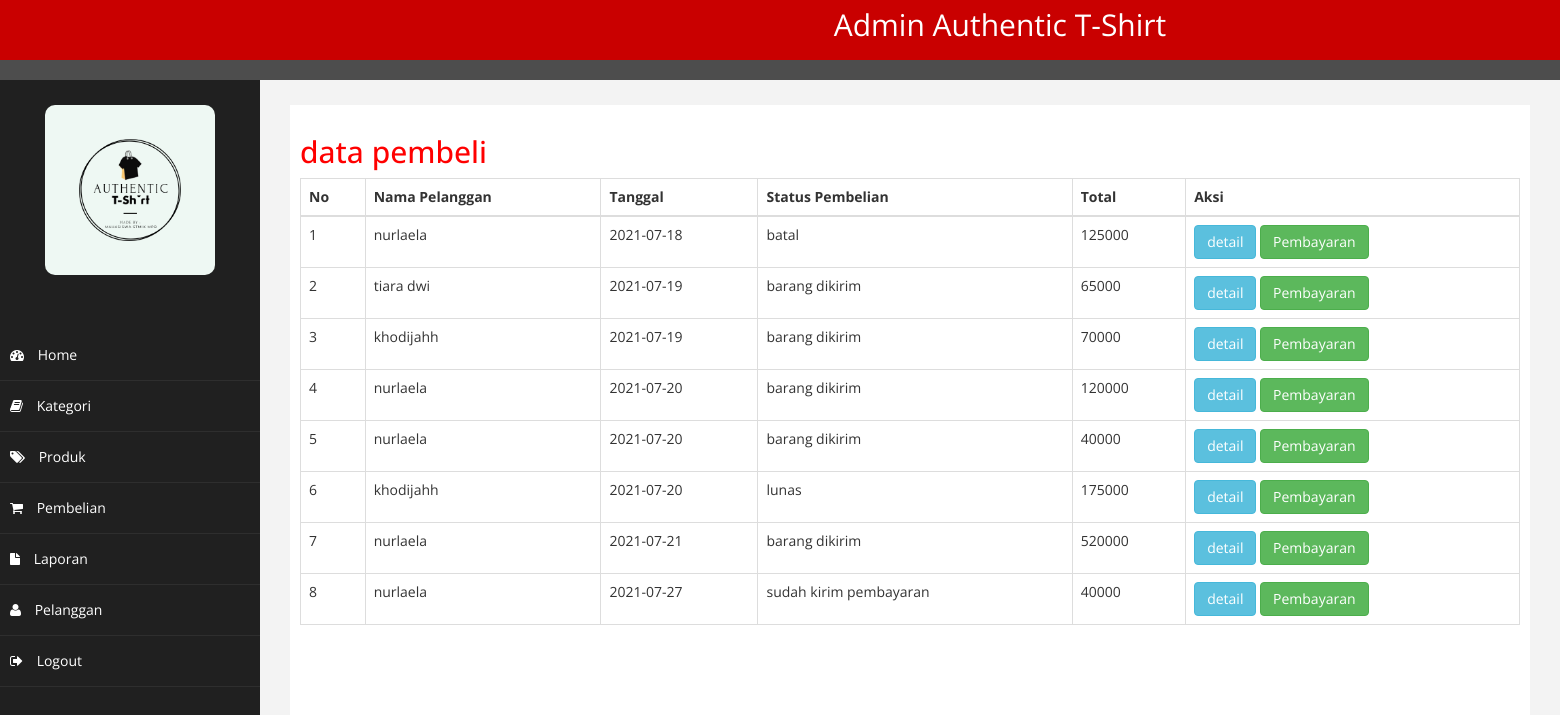
Page /admin/index.php?halaman=pembelian (signed in) on the committed database.
### tables this page shows
CREATE TABLE `pembelian` (
  `id_pembelian` int(11) NOT NULL,
  `id_pelanggan` int(11) NOT NULL,
  `id_ongkir` int(11) NOT NULL,
  `tanggal_pembelian` date NOT NULL,
  `total_pembelian` int(11) NOT NULL,
  `nama_kota` varchar(100) NOT NULL,
  `tarif` int(11) NOT NULL,
  `alamat_pengiriman` text NOT NULL,
  `status_pembelian` varchar(100) NOT NULL DEFAULT 'pending',
  `resi_pengiriman` varchar(50) NOT NULL
);

CREATE TABLE `pelanggan` (
  `id_pelanggan` int(11) NOT NULL,
  `email_pelanggan` varchar(100) NOT NULL,
  `password_pelanggan` varchar(50) NOT NULL,
  `nama_pelanggan` varchar(100) NOT NULL,
  `telepon_pelanggan` varchar(25) NOT NULL,
  `alamat_pelanggan` text NOT NULL
);

### admin/pembelian.php (the view)
<h2>data pembeli</h2>
<table class="table table-bordered">
	<thead>
		<tr>
			<th>No</th>
			<th>Nama Pelanggan</th>
			<th>Tanggal</th>
			<th>Status Pembelian</th>
			<th>Total</th>
			<th>Aksi</th>
		</tr>
	</thead>
	<tbody>
		<?php $nomor=1; ?>
		<?php $ambil=$koneksi->query("SELECT * FROM pembelian JOIN pelanggan ON pembelian.id_pelanggan
		=pelanggan.id_pelanggan");?>
		<?php while($pecah=$ambil->fetch_assoc()){?>
		<tr>
			<td><?php echo $nomor; ?></td>
			<td><?php echo $pecah['nama_pelanggan']; ?></td>
			<td><?php echo $pecah['tanggal_pembelian']; ?></td>
			<td><?php echo $pecah['status_pembelian']; ?></td>
			<td><?php echo $pecah['total_pembelian']; ?></td>
			<td>
				<a href="index.php?halaman=detail&id=<?php echo $pecah['id_pembelian']; ?>"
				class="btn btn-info">detail</a>
				<?php if ($pecah['status_pembelian']!=="pending"): ?>
					<a href="index.php?halaman=pembayaran&id=<?php echo $pecah['id_pembelian']?>" class="btn btn-success">Pembayaran</a>
				<?php endif ?>
			</td>
		</tr>
		<?php $nomor++; ?>
		<?php } ?>
	</tbody>
</table>

### admin/assets/css/custom.css (style rules this page uses)
body { font-family: 'Open Sans', sans-serif; }
h2 { color: #f00; }

### rows in the picture
pembelian: id_pelanggan.nama_pelanggan "nurlaela", tanggal_pembelian "2021-07-18", status_pembelian "batal", total_pembelian "125000"
pembelian: id_pelanggan.nama_pelanggan "tiara dwi", tanggal_pembelian "2021-07-19", status_pembelian "barang dikirim", total_pembelian "65000"
pembelian: id_pelanggan.nama_pelanggan "khodijahh", tanggal_pembelian "2021-07-19", status_pembelian "barang dikirim", total_pembelian "70000"
pembelian: id_pelanggan.nama_pelanggan "nurlaela", tanggal_pembelian "2021-07-20", status_pembelian "barang dikirim", total_pembelian "120000"
pembelian: id_pelanggan.nama_pelanggan "nurlaela", tanggal_pembelian "2021-07-20", status_pembelian "barang dikirim", total_pembelian "40000"
pembelian: id_pelanggan.nama_pelanggan "khodijahh", tanggal_pembelian "2021-07-20", status_pembelian "lunas", total_pembelian "175000"
pembelian: id_pelanggan.nama_pelanggan "nurlaela", tanggal_pembelian "2021-07-21", status_pembelian "barang dikirim", total_pembelian "520000"
pembelian: id_pelanggan.nama_pelanggan "nurlaela", tanggal_pembelian "2021-07-27", status_pembelian "sudah kirim pembayaran", total_pembelian "40000"
